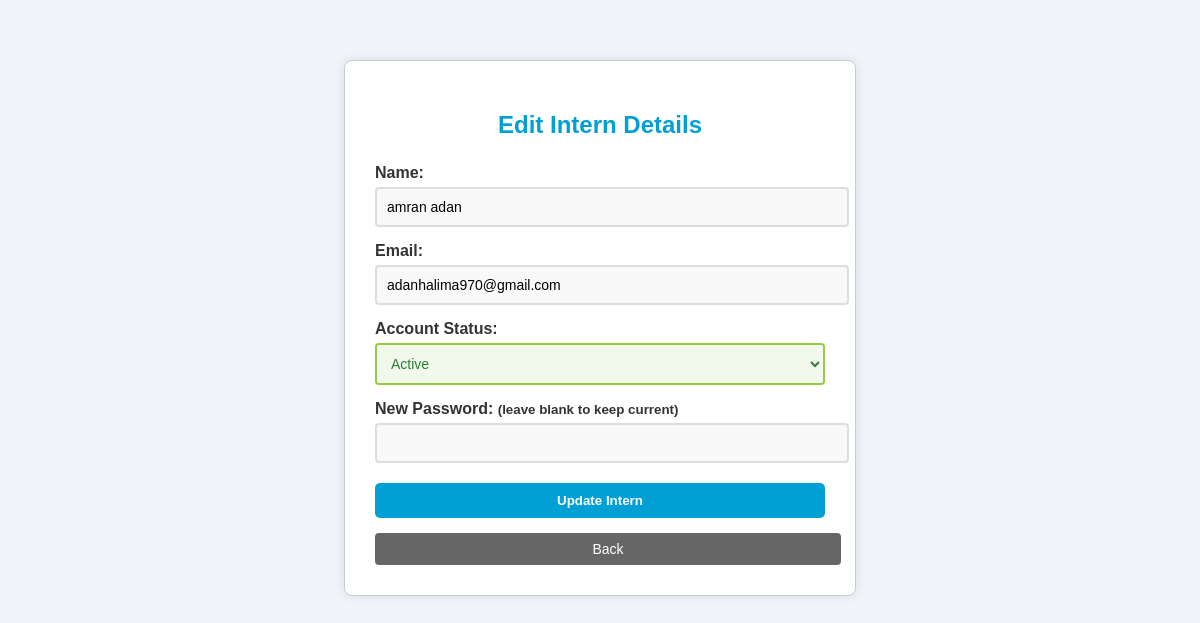
Page /edit_intern.php?id=6 on the committed database.
### tables this page shows
CREATE TABLE `users` (
  `id` int(11) NOT NULL,
  `name` varchar(255) DEFAULT NULL,
  `email` varchar(100) NOT NULL,
  `password` varchar(255) NOT NULL,
  `created_at` timestamp NOT NULL DEFAULT current_timestamp(),
  `role` varchar(50) DEFAULT 'interns',
  `supervisor_id` int(11) DEFAULT NULL,
  `reset_token` varchar(255) DEFAULT NULL,
  `token_created_at` datetime DEFAULT NULL,
  `internship_end_date` date DEFAULT NULL,
  `account_status` enum('active','inactive','completed') DEFAULT 'active'
);

### edit_intern.php (the view, shortened to what this page needs)
<?php
$host = "localhost";
$user = "root";
$pass = "";
$dbname = "out-west";
$conn = new mysqli($host, $user, $pass, $dbname);
$id = intval($_GET['id']);
$result = $conn->query("SELECT * FROM users WHERE id = $id AND role = 'intern'");
if ($result->num_rows !== 1) {
    $errorMessage = "Intern not found.";
} else {
    $intern = $result->fetch_assoc();
}
?>
<!DOCTYPE html>
<html lang="en">
<head>
</head>
<body>
<div class="container">
    <h2>Edit Intern Details</h2>
    <form method="POST">
        <label>Name:</label>
        <input type="text" name="name" value="<?= htmlspecialchars($intern['name']) ?>" required>
        <label>Email:</label>
        <input type="email" name="email" value="<?= htmlspecialchars($intern['email']) ?>" required>
        <label>Account Status:</label>
        <select name="status" class="status-select <?= $intern['account_status'] === 'inactive' ? 'inactive' : 'active' ?>">
            <option value="active" <?= $intern['account_status'] === 'active' ? 'selected' : '' ?>>Active</option>
        </select>
        <label>New Password: <small>(leave blank to keep current)</small></label>
        <input type="password" name="new_password">
        <button type="submit">Update Intern</button>
        <a href="interns_dashboard.php" class="back-link">Back</a>
    </form>
</div>
</body>
</html>

### edit_intern.php (style rules this page uses)
body { margin: 0; font-family: Arial, sans-serif; background: #f1f5f9; }
.container { width: 450px; margin: 60px auto; padding: 30px; background-color: #ffffff; border: 1px solid #ccc; box-shadow: 0 0 12px rgba(0, 0, 0, 0.1); border-radius: 8px; }
h2 { text-align: center; margin-bottom: 25px; color: #009fd4; }
label { display: block; margin-top: 15px; font-weight: bold; color: #333; }
input[type="text"], input[type="email"], input[type="password"], select { width: 100%; padding: 10px; margin-top: 5px; border: 2px solid #ddd; border-radius: 4px; background-color: #f9f9f9; font-size: 14px; }
button[type="submit"] { margin-top: 20px; background-color: #009fd4; color: white; padding: 10px 18px; border: none; border-radius: 5px; cursor: pointer; font-weight: bold; width: 100%; transition: background-color 0.3s ease; }
.back-link { display: inline-block; margin-top: 15px; text-align: center; width: 100%; background-color: #666; color: white; padding: 8px; text-decoration: none; border-radius: 4px; font-size: 14px; }
.status-select.active { border: 2px solid #95cb48; background-color: #f0f9eb; color: #2e7d32; }

### rows in the picture
users: name "amran adan", email "adanhalima970@gmail.com", status "Active"
